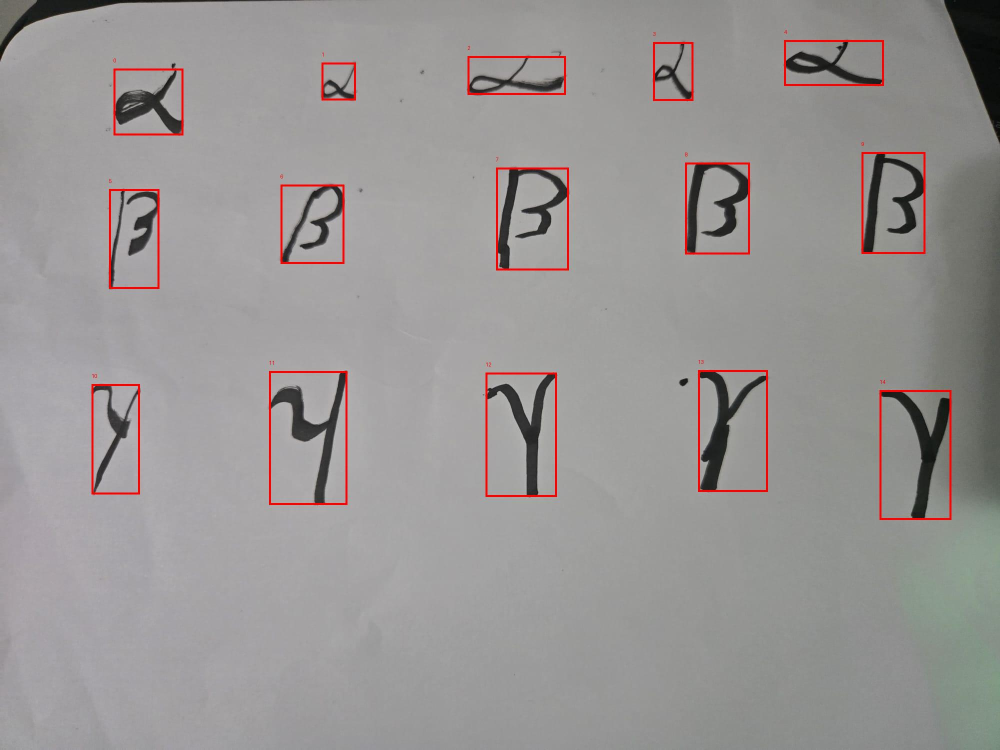
#> input picture custom_greek_images/sheet_detected_boxes.jpg, 2000 x 1500 px (shown at 1/2 size)
$ python prepare_greek_sheet.py custom_greek_images/sheet_detected_boxes.jpg
#> lines starting #> are read from the running program, lines starting #| are printed output that depends on the picture; after the words box and inside, x2 and y2 are one past the last pixel; in counts of white or black regions, pixels touching at a corner belong together
# Shreyas Raman
# Project 5: crop a handwritten Greek-letter sheet into ImageFolder layout

# import statements
import argparse
import sys
from pathlib import Path

import numpy as np
from PIL import Image, ImageDraw


# useful functions with a comment for each function
def parse_args(argv):
    """Parses command line options for preparing custom Greek-letter crops."""
    parser = argparse.ArgumentParser(description="Crop a handwritten alpha/beta/gamma sheet into class folders.")
    parser.add_argument("image_path", type=Path, help="photo containing rows of alpha, beta, and gamma symbols")
    parser.add_argument("--output-dir", type=Path, default=Path("custom_greek_images"), help="output ImageFolder path")
    parser.add_argument("--labels", default="alpha,beta,gamma", help="comma-separated row labels from top to bottom")
    parser.add_argument("--examples-per-row", type=int, default=5, help="expected number of symbols in each row")
    parser.add_argument("--crop-size", type=int, default=128, help="saved square crop size")
    parser.add_argument("--padding", type=float, default=0.35, help="padding as a fraction of the symbol size")
    return parser.parse_args(argv[1:])


def otsu_threshold(grayscale):
    """Computes an Otsu threshold for a grayscale uint8 image."""
    histogram = np.bincount(grayscale.reshape(-1), minlength=256).astype(np.float64)
    total = grayscale.size
    sum_total = np.dot(np.arange(256), histogram)
    weight_background = 0.0
    sum_background = 0.0
    best_threshold = 0
    best_variance = -1.0

    for threshold in range(256):
        weight_background += histogram[threshold]
        if weight_background == 0:
            continue

        weight_foreground = total - weight_background
        if weight_foreground == 0:
            break

        sum_background += threshold * histogram[threshold]
        mean_background = sum_background / weight_background
        mean_foreground = (sum_total - sum_background) / weight_foreground
        variance = weight_background * weight_foreground * (mean_background - mean_foreground) ** 2

        if variance > best_variance:
            best_variance = variance
            best_threshold = threshold

    return best_threshold


def make_foreground_mask(image):
    """Creates a dark-ink foreground mask from a grayscale image."""
    grayscale = np.array(image.convert("L"), dtype=np.uint8)
    threshold = otsu_threshold(grayscale)
    mask = grayscale < min(110, max(70, threshold))
    mask = remove_border_components(mask)
    return grayscale, mask


def remove_border_components(mask):
    """Removes dark regions connected to the image border, such as table shadows."""
    cleaned = mask.copy()
    height, width = cleaned.shape
    stack = []

    for x in range(width):
        if cleaned[0, x]:
            stack.append((0, x))
        if cleaned[height - 1, x]:
            stack.append((height - 1, x))

    for y in range(height):
        if cleaned[y, 0]:
            stack.append((y, 0))
        if cleaned[y, width - 1]:
            stack.append((y, width - 1))

    while stack:
        y, x = stack.pop()
        if not cleaned[y, x]:
            continue
        cleaned[y, x] = False

        for next_y in range(max(0, y - 1), min(height, y + 2)):
            for next_x in range(max(0, x - 1), min(width, x + 2)):
                if cleaned[next_y, next_x]:
                    stack.append((next_y, next_x))

    return cleaned


# [58 lines left out: functions find_segments, find_row_segments, find_symbol_boxes, not called in this run]


def find_component_boxes(mask, min_area=500):
    """Finds connected foreground components and returns their bounding boxes."""
    height, width = mask.shape
    seen = np.zeros_like(mask, dtype=bool)
    boxes = []

    for y in range(height):
        for x in range(width):
            if not mask[y, x] or seen[y, x]:
                continue

            stack = [(y, x)]
            seen[y, x] = True
            xs = []
            ys = []

            while stack:
                current_y, current_x = stack.pop()
                xs.append(current_x)
                ys.append(current_y)

                for next_y in range(max(0, current_y - 1), min(height, current_y + 2)):
                    for next_x in range(max(0, current_x - 1), min(width, current_x + 2)):
                        if mask[next_y, next_x] and not seen[next_y, next_x]:
                            seen[next_y, next_x] = True
                            stack.append((next_y, next_x))

            area = len(xs)
            if area < min_area:
                continue

            boxes.append((min(xs), min(ys), max(xs), max(ys), area))

    return boxes


def group_component_boxes_by_row(component_boxes, expected_rows):
    """Groups component boxes into top-to-bottom rows."""
    if not component_boxes:
        return []

    sorted_boxes = sorted(component_boxes, key=lambda box: (box[1] + box[3]) / 2)
    median_height = float(np.median([box[3] - box[1] + 1 for box in sorted_boxes]))
    row_threshold = max(90.0, median_height * 0.9)
    rows = []

    for box in sorted_boxes:
        center_y = (box[1] + box[3]) / 2
        if not rows:
            rows.append([box])
            continue

        row_centers = [(other[1] + other[3]) / 2 for other in rows[-1]]
        if abs(center_y - float(np.mean(row_centers))) <= row_threshold:
            rows[-1].append(box)
        else:
            rows.append([box])

    if len(rows) != expected_rows:
        raise ValueError(f"Expected {expected_rows} rows but found {len(rows)} rows.")

    return rows


def merge_row_components(row_boxes, examples_per_row):
    """Merges nearby components in one row and returns one box per symbol."""
    ordered = sorted(row_boxes, key=lambda box: box[0])
    merged = []

    for box in ordered:
        x0, y0, x1, y1, area = box
        if not merged:
            merged.append([x0, y0, x1, y1, area])
            continue

        previous = merged[-1]
        gap = x0 - previous[2]
        previous_width = previous[2] - previous[0] + 1
        current_width = x1 - x0 + 1

        if gap < max(35, min(previous_width, current_width) * 0.65):
            previous[0] = min(previous[0], x0)
            previous[1] = min(previous[1], y0)
            previous[2] = max(previous[2], x1)
            previous[3] = max(previous[3], y1)
            previous[4] += area
        else:
            merged.append([x0, y0, x1, y1, area])

    if len(merged) != examples_per_row:
        raise ValueError(f"Expected {examples_per_row} symbols in row but found {len(merged)}: {merged}")

    return [(box[0], box[1], box[2], box[3]) for box in merged]


def crop_symbol(source_image, box, crop_size, padding):
    """Crops one symbol, pads it to a square, and resizes it."""
    x0, y0, x1, y1 = box
    width = x1 - x0 + 1
    height = y1 - y0 + 1
    pad = int(max(width, height) * padding)

    x0 = max(0, x0 - pad)
    y0 = max(0, y0 - pad)
    x1 = min(source_image.width - 1, x1 + pad)
    y1 = min(source_image.height - 1, y1 + pad)

    crop = source_image.crop((x0, y0, x1 + 1, y1 + 1)).convert("RGB")
    side = max(crop.size)
    square = Image.new("RGB", (side, side), "white")
    left = (side - crop.width) // 2
    top = (side - crop.height) // 2
    square.paste(crop, (left, top))
    return square.resize((crop_size, crop_size), Image.Resampling.LANCZOS)


def save_debug_image(source_image, boxes, output_path):
    """Saves the original sheet with detected crop boxes drawn on it."""
    output_path.parent.mkdir(parents=True, exist_ok=True)
    debug = source_image.convert("RGB").copy()
    draw = ImageDraw.Draw(debug)

    for index, (x0, y0, x1, y1) in enumerate(boxes):
        draw.rectangle((x0, y0, x1, y1), outline="red", width=4)
        draw.text((x0, max(0, y0 - 22)), str(index), fill="red")

    debug.save(output_path)


def prepare_sheet(image_path, output_dir, labels, examples_per_row, crop_size, padding):
    """Crops a Greek-letter sheet and writes class-folder images."""
    source_image = Image.open(image_path).convert("RGB")
    _grayscale, mask = make_foreground_mask(source_image)
    component_boxes = find_component_boxes(mask)
    rows = group_component_boxes_by_row(component_boxes, len(labels))

    all_boxes = []
    saved_paths = []
    for row_index, label in enumerate(labels):
        class_dir = output_dir / label
        class_dir.mkdir(parents=True, exist_ok=True)
        boxes = merge_row_components(rows[row_index], examples_per_row)
        all_boxes.extend(boxes)

        for example_index, box in enumerate(boxes, start=1):
            crop = crop_symbol(source_image, box, crop_size, padding)
            output_path = class_dir / f"{label}_{example_index:02d}.jpg"
            crop.save(output_path, quality=95)
            saved_paths.append(output_path)

    save_debug_image(source_image, all_boxes, output_dir / "sheet_detected_boxes.jpg")
    return saved_paths


# main function
def main(argv):
    """Crops the custom Greek sheet into alpha, beta, and gamma image folders."""
    args = parse_args(argv)
    labels = [label.strip() for label in args.labels.split(",") if label.strip()]
    saved_paths = prepare_sheet(args.image_path, args.output_dir, labels, args.examples_per_row, args.crop_size, args.padding)
#> in prepare_sheet, source_image is the input picture: PIL image 2000x1500 RGB; mean R, G, B 152.5, 149, 148.1
#> in make_foreground_mask, `grayscale = np.array(image.convert("L"), dtype=np.uint8)`:
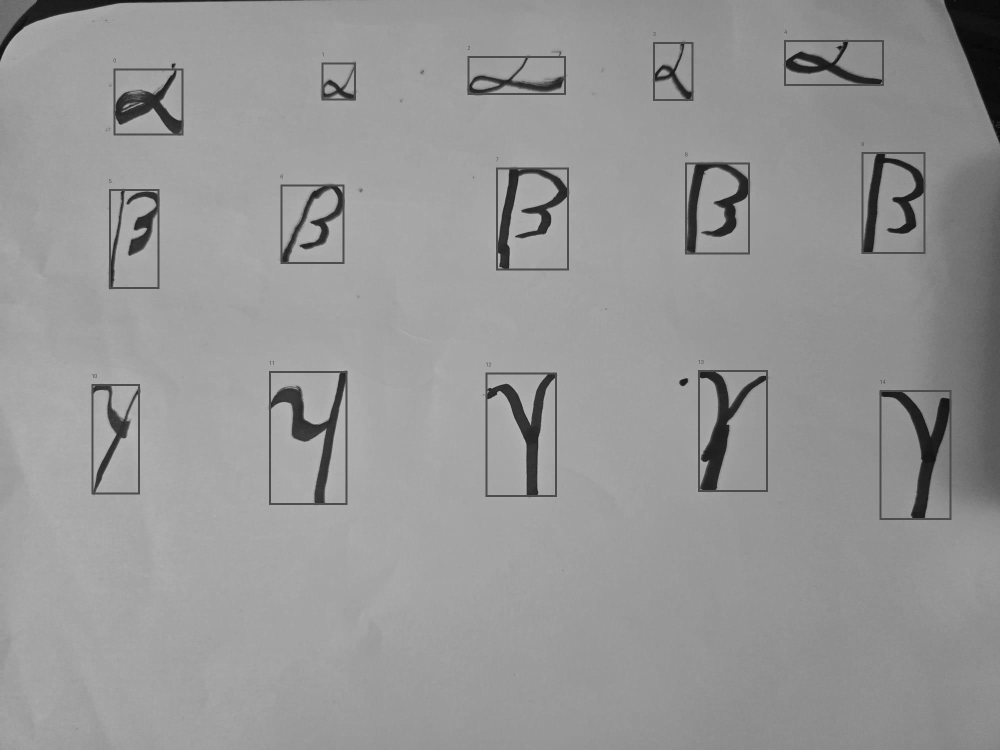
#> grayscale: shape (1500, 2000) (shown at 1/2 size); min 3, max 194, mean 150
#> in otsu_threshold, `histogram = np.bincount(grayscale.reshape(-1), minlength=256).astype(n..`: histogram = 256 values, max 190807 at index 163, min 0 at index 0, mean 11718.8
#> in otsu_threshold, `sum_total = np.dot(np.arange(256), histogram)`: sum_total = 450071658
#> the loop in otsu_threshold, `for threshold in range(256):` made 195 passes
#> (weight_background, weight_foreground, sum_background, mean_background, mean_foreground, best_variance) on passes 4 to 15: (1, 2999999, 3, 3, 150, 6.48e+10), (2, 2999998, 7, 3.5, 150, 1.29e+11), (8, 2999992, 37, 4.62, 150, 5.07e+11), (12, 2999988, 61, 5.08, 150, 7.56e+11), (44, 2999956, 285, 6.48, 150, 2.72e+12), (176, 2999824, 1341, 7.62, 150, 1.07e+13), (394, 2999606, 3303, 8.38, 150, 2.37e+13), (915, 2999085, 8513, 9.3, 150.1, 5.44e+13), (2466, 2997534, 25574, 10.37, 150.1, 1.44e+14), (4956, 2995044, 55454, 11.19, 150.3, 2.87e+14), (9274, 2990726, 111588, 12.03, 150.5, 5.31e+14), (10500, 2989500, 128752, 12.26, 150.5, 6e+14)
#> weight_background on passes 1 to 3: 0, 0, 0
#> after the loop in otsu_threshold, `for threshold in range(256):`: best_threshold = 107; best_variance = 4.75e+15; sum_background = 450071270; weight_background = 3000000
#> in make_foreground_mask, `threshold = otsu_threshold(grayscale)`: threshold = 107
#> in make_foreground_mask, `mask = grayscale < min(110, max(70, threshold))`:
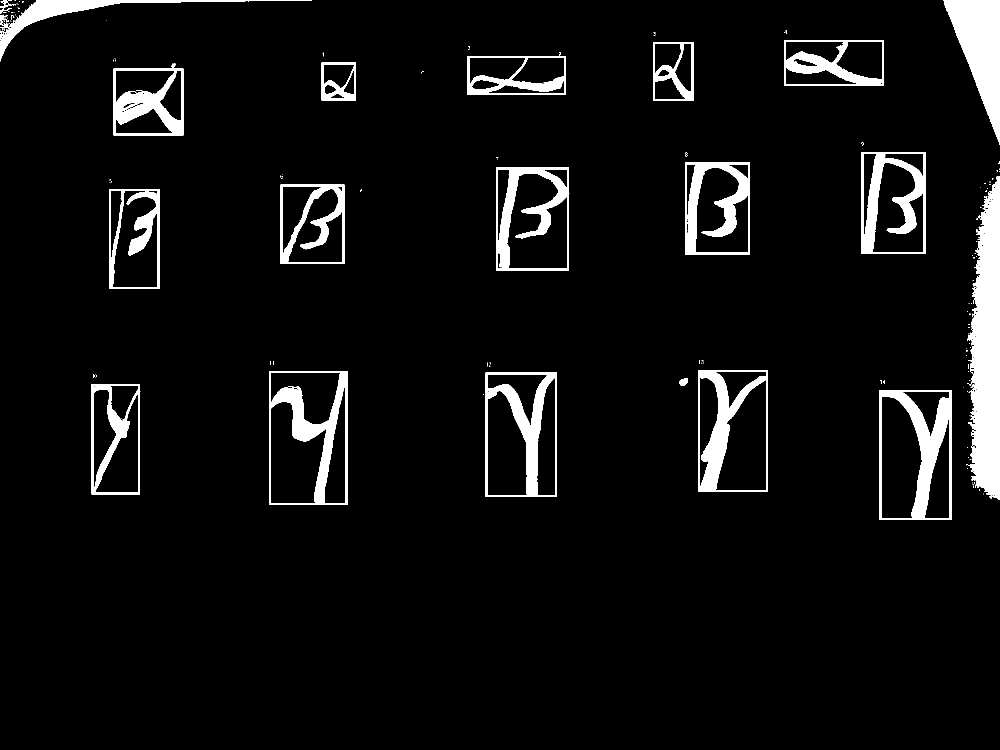
#> mask: shape (1500, 2000) bool (shown at 1/2 size); 5.9% white; 164 white regions (139 under 20 px), largest, box (x1, y1, x2, y2) and area: (1934, 352, 2000, 1000) 30268, (1887, 0, 2000, 290) 16530, (1759, 780, 1904, 1040) 12578
#> after the loop in remove_border_components, `for x in range(width):`: stack = 683 pairs, first value 0 to 0, second value 6 to 1999
#> after the loop in remove_border_components, `for y in range(height):`: stack = 1710 pairs, first value 0 to 999, second value 0 to 1999
#> the loop in remove_border_components, `while stack:` made 212720 passes
#> (y, x) on passes 1 to 3: (999, 1999), (999, 1998), (999, 1997)
#> after the loop in remove_border_components, `while stack:`:
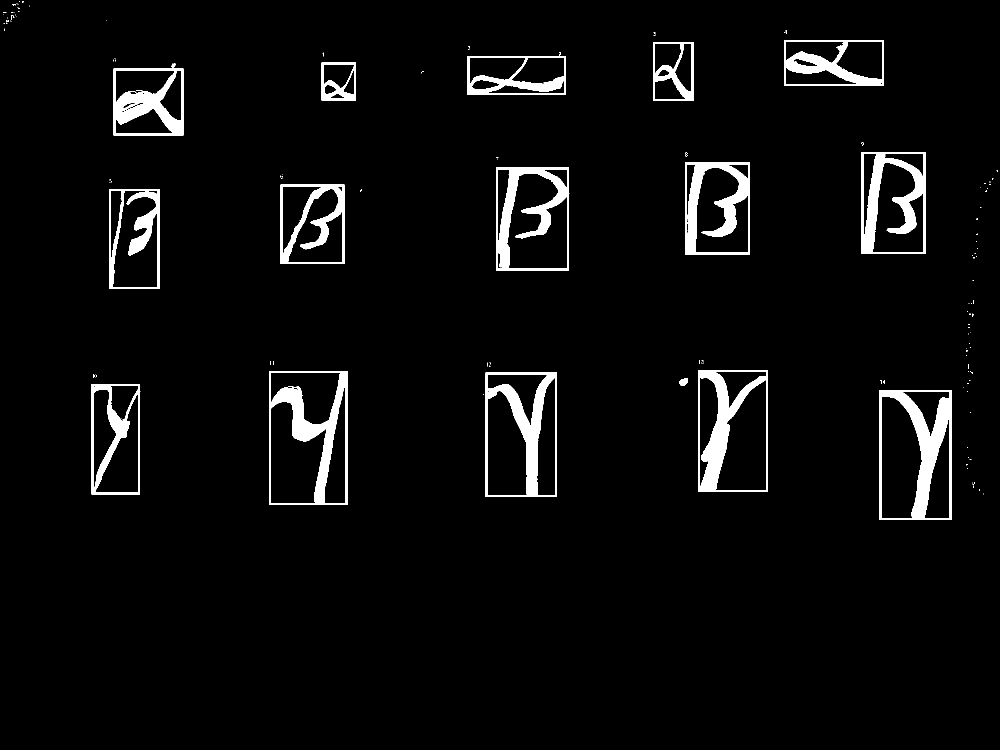
#> cleaned: shape (1500, 2000) bool (shown at 1/2 size); 4.1% white; 149 white regions (132 under 20 px), largest, box (x1, y1, x2, y2) and area: (1759, 780, 1904, 1040) 12578, (538, 742, 695, 1010) 12268, (1396, 740, 1536, 984) 11602
#> the loop in group_component_boxes_by_row, `for box in sorted_boxes:` made 15 passes
#> box on passes 1 to 12: (1568, 80, 1767, 171, 6964), (1306, 84, 1386, 201, 3293), (935, 104, 1131, 189, 5432), (643, 125, 711, 200, 2172), (227, 126, 366, 270, 8043), (1723, 304, 1850, 507, 10308), (1370, 325, 1499, 508, 9971), (992, 335, 1138, 540, 10310), (561, 369, 688, 527, 6409), (218, 378, 318, 577, 6478), (1396, 740, 1535, 983, 11602), (971, 745, 1113, 993, 10922)
#> the loop in prepare_sheet, `for row_index, label in enumerate(labels):` made 3 passes
#> pass 1, in crop_symbol, `crop = source_image.crop((x0, y0, x1 + 1, y1 + 1)).convert("RGB")`:
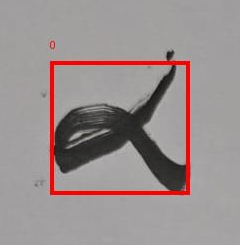
#> crop: PIL image 240x245 RGB; mean R, G, B 154.2, 143.4, 143.3
#> pass 1, in prepare_sheet, `crop.save(output_path, quality=95)`:
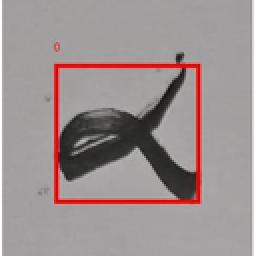
#> saved as alpha_01.jpg: PIL image 128x128 RGB (shown 2 times larger); mean R, G, B 156.2, 145.6, 145.5
#> pass 1, in crop_symbol (call 2), `crop = source_image.crop((x0, y0, x1 + 1, y1 + 1)).convert("RGB")`:
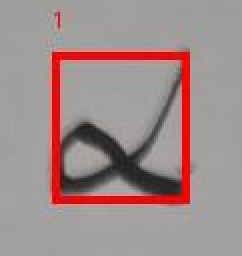
#> crop: PIL image 121x128 RGB (shown 2 times larger); mean R, G, B 159.8, 140.4, 139.4
#> after the loop in prepare_sheet, `for row_index, label in enumerate(labels):`:
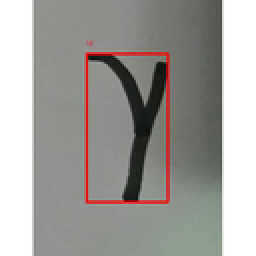
#> crop: PIL image 128x128 RGB (shown 2 times larger); mean R, G, B 161.4, 159.7, 155.8
#> the loop in save_debug_image, `for index, (x0, y0, x1, y1) in enumerate(boxes):` made 15 passes
#> (x0, y0, x1, y1) on passes 1 to 12: (227, 126, 366, 270), (643, 125, 711, 200), (935, 104, 1131, 189), (1306, 84, 1386, 201), (1568, 80, 1767, 171), (218, 378, 318, 577), (561, 369, 688, 527), (992, 335, 1138, 540), (1370, 325, 1499, 508), (1723, 304, 1850, 507), (183, 768, 280, 988), (538, 742, 694, 1009)

    print(f"Saved {len(saved_paths)} crops to {args.output_dir}")
#| Saved 15 crops to custom_greek_images
    for path in saved_paths:
        print(path)
#> this loop made 15 passes
#| custom_greek_images/alpha/alpha_01.jpg
#| custom_greek_images/alpha/alpha_02.jpg
#| custom_greek_images/alpha/alpha_03.jpg
#| custom_greek_images/alpha/alpha_04.jpg
#| custom_greek_images/alpha/alpha_05.jpg
#| custom_greek_images/beta/beta_01.jpg
#| custom_greek_images/beta/beta_02.jpg
#| custom_greek_images/beta/beta_03.jpg
#> (further printed lines are left out)
    print(f"Saved debug boxes to {args.output_dir / 'sheet_detected_boxes.jpg'}")
    return 0


if __name__ == "__main__":
    raise SystemExit(main(sys.argv))
#> (the program exits here)
